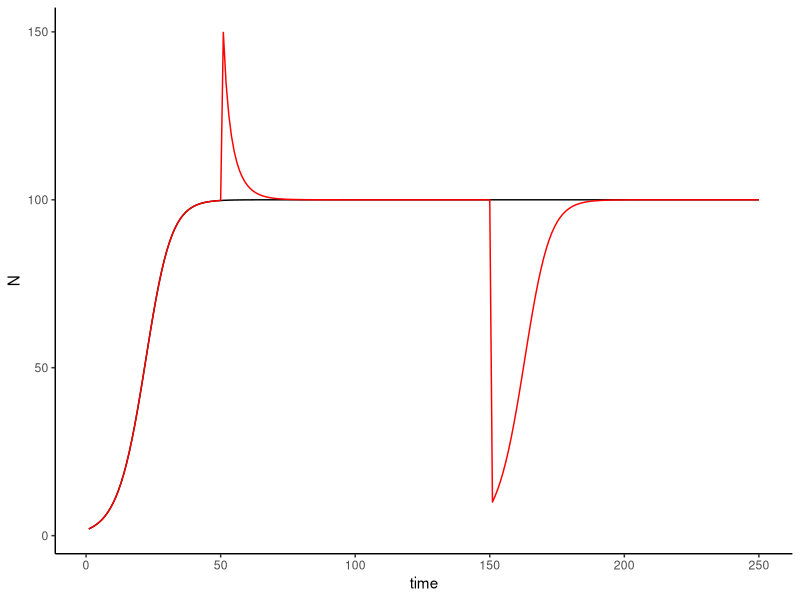
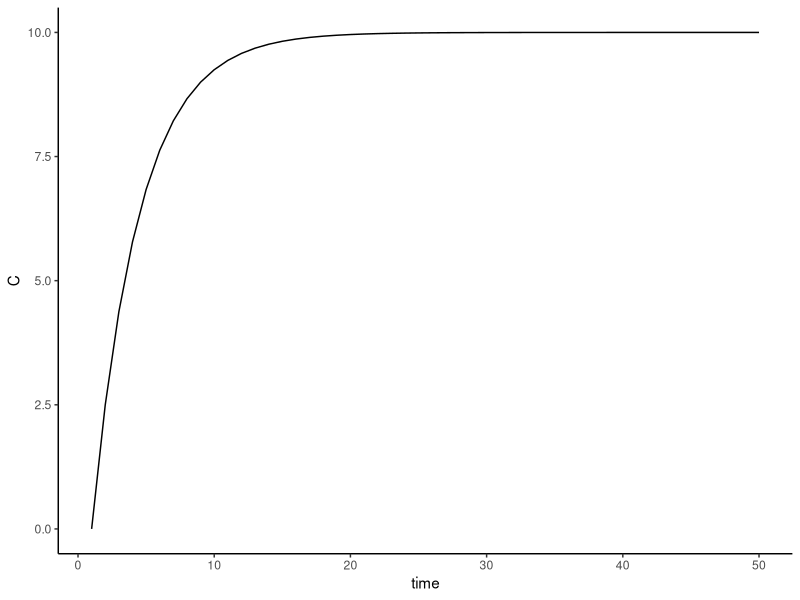
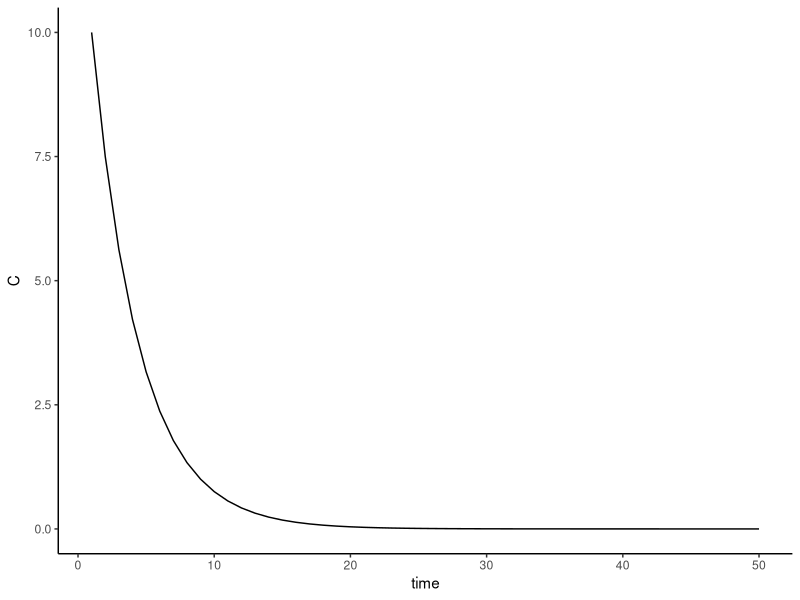
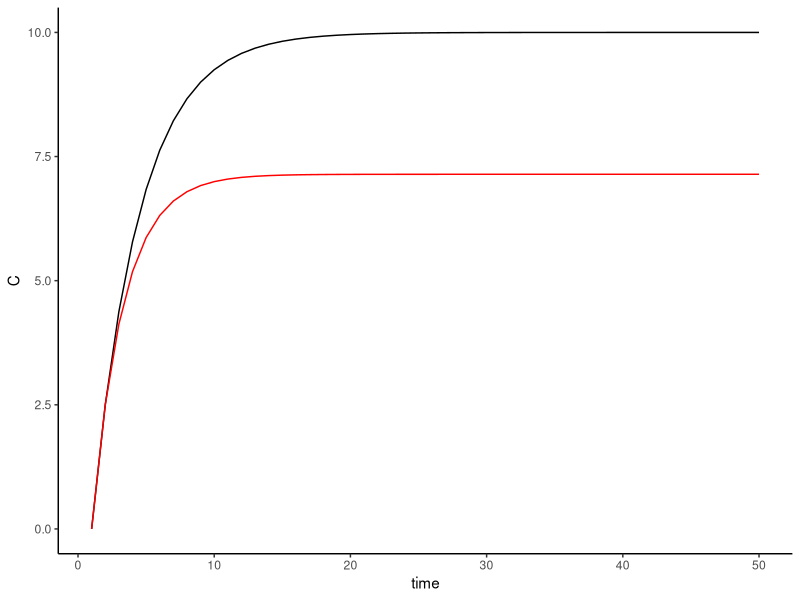

Source code (R) for these figures, in order:
## Code for Tutorial 13 - More Dynamic Modeling
library(ggplot2)


### Challenge 3 from Lecture 26: Adding events - immigration of 50 individuals 50 years in,
###             and 90% becoming ill and dying at 150 years

# basic model run
N0=2
r=0.2
K=100
timesteps=250

# create vector to store N's and set initial N
Ns=numeric(length=timesteps)
Ns[1]=N0

# simulate
for(t in 1:(timesteps-1)){
  Ns[t+1] <- Ns[t]+r*Ns[t]*(1-Ns[t]/K)  
}

# model run with events
N0=2
r=0.2
K=100
timesteps=250

# create vector to store N's and set initial N
NsEvents=numeric(length=timesteps)
NsEvents[1]=N0

# simulate
for(t in 1:(timesteps-1)){
  if(t==50){
    # 50 additional new individuals due to immigration
    NsEvents[t+1] <- NsEvents[t]+r*NsEvents[t]*(1-NsEvents[t]/K)+50
  }else if(t==150){
    # 90% of individuals die due to illness
    NsEvents[t+1] <- NsEvents[t]*0.1
  }else{
    NsEvents[t+1] <- NsEvents[t]+r*NsEvents[t]*(1-NsEvents[t]/K)
  }
}

# plot simulation
simEvents<-data.frame(time=1:length(Ns),N=Ns,Nevents=NsEvents)
ggplot(data=simEvents)+
  geom_line(aes(x=time,y=N),col='black')+
  geom_line(aes(x=time,y=Nevents),col='red')+
  theme_classic()


### Lake pollution model

# parameters
QV=0.25
Cin=10
timesteps=50 # just arbitrarily picked, but needs to be long enough to let it get to equilibrium

# create vector to store C's and set initial C
Cs=numeric(length=timesteps)
Cs[1]=0   # assuming the lake was free of pollution when the factory was completed

# simulate
for(t in 1:(timesteps-1)){
  Cs[t+1] <- Cs[t]+QV*(Cin-Cs[t])  
}

# plot results
pollutant<-data.frame(time=1:timesteps,C=Cs)
ggplot(data=pollutant,aes(x=time,y=C))+geom_line()+theme_classic()

# the equilibrium concentration is ~10, but it is a limit so it never gets to 10...
# We'll figure out when it gets to 9.99
sum(Cs<9.99)   # 25 years

# what if the EPA shut it down. How long to get to a concentration of 1 (10% of equilibrium)

# parameters
QV=0.25
Cin=0
timesteps=50 # just arbitrarily picked, but needs to be long enough to let it get to equilibrium

# create vector to store C's and set initial C
Cs=numeric(length=timesteps)
Cs[1]=10   # assuming the lake is starting from a polluted state

# simulate
for(t in 1:(timesteps-1)){
  Cs[t+1] <- Cs[t]+QV*(Cin-Cs[t])  
}

# plot results
pollutant<-data.frame(time=1:timesteps,C=Cs)
ggplot(data=pollutant,aes(x=time,y=C))+geom_line()+theme_classic()

sum(Cs>1)  # 9 years



# what if bacteria degrade 10% per year?
# parameters
QV=0.25
Cin=10
d=0.1
timesteps=50 # just arbitrarily picked, but needs to be long enough to let it get to equilibrium

# create vector to store C's and set initial C
Cs=numeric(length=timesteps)
Cs[1]=0   # assuming the lake was free of pollution when the factory was completed
CsBacteria=Cs

# simulate
for(t in 1:(timesteps-1)){
  Cs[t+1] <- Cs[t]+QV*(Cin-Cs[t])  
  CsBacteria[t+1] <- CsBacteria[t]+QV*(Cin-CsBacteria[t])-d*CsBacteria[t]
}

# plot results
pollutant<-data.frame(time=1:timesteps,C=Cs,C_Bacteria=CsBacteria)
ggplot(data=pollutant)+geom_line(aes(x=time,y=C))+geom_line(aes(x=time,y=C_Bacteria),col="red")+theme_classic()
